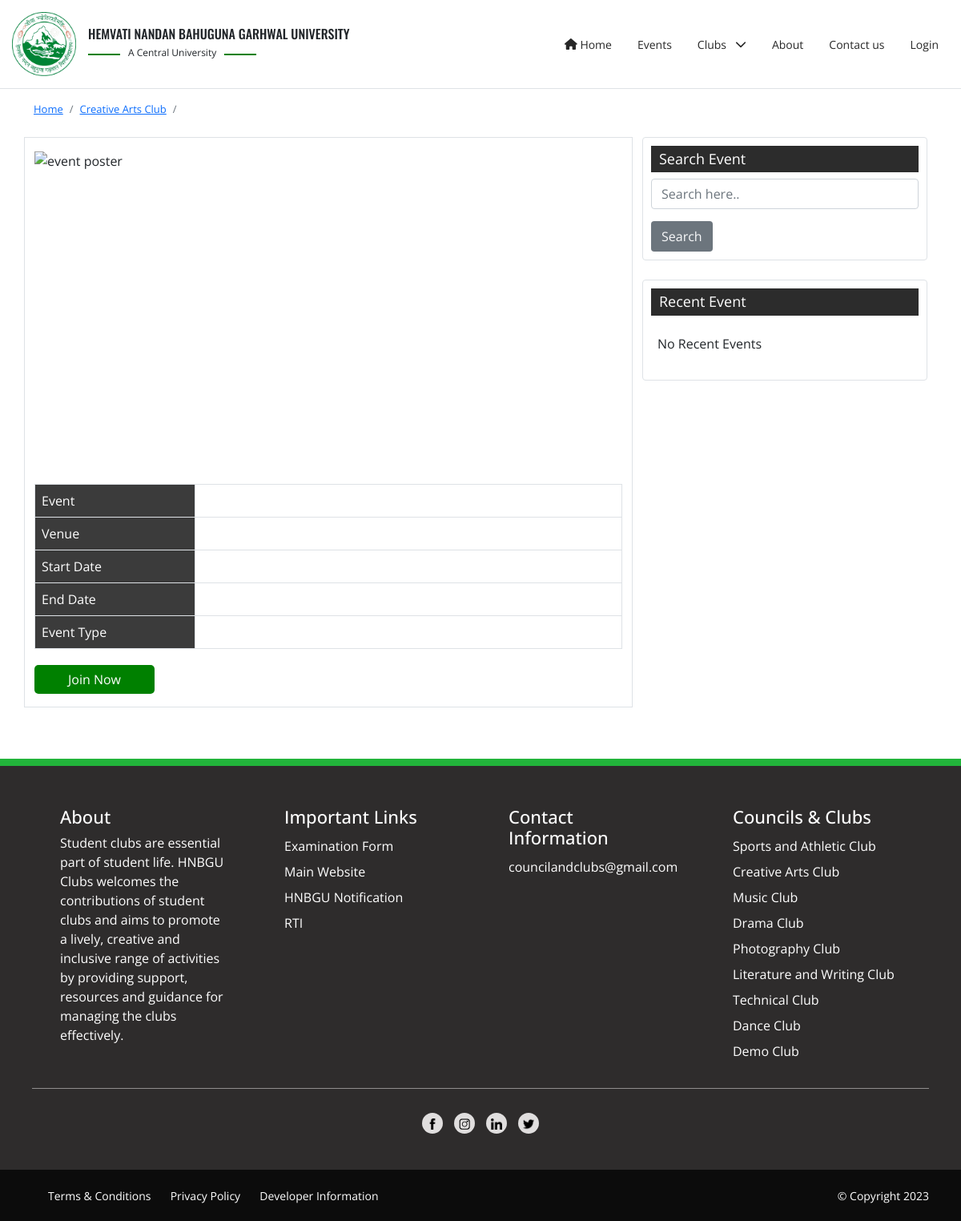
Screenshot of /event-view.php?cc_name=Creative Arts Club with the database file from the repository.
### tables this page shows
CREATE TABLE `club_info` (
  `id` int(11) NOT NULL,
  `club_name` varchar(100) NOT NULL,
  `club_description` varchar(6000) NOT NULL,
  `club_requirement` varchar(1000) NOT NULL,
  `c_image` varchar(100) NOT NULL,
  `club_table` varchar(1000) DEFAULT NULL,
  `verify` varchar(10) NOT NULL DEFAULT '0',
  `date` date NOT NULL DEFAULT current_timestamp()
);

### event-view.php (the view, shortened to what this page needs)
<?php
  include "master.php";
  include "header.php";
  $club_name = $_GET['cc_name'];
  $eventid = $_GET['event_id'];
  $sql_query = "SELECT * FROM `event-list` WHERE id= '{$eventid}'";
  $sql_output = mysqli_query($conn,$sql_query);
  $data = mysqli_fetch_assoc($sql_output);
?>
    <section id="event-details">
      <main class="container">
        <div class="row">
          <div class="col-md-12 mt-3">
            <nav aria-label="breadcrumb">
              <ol class="breadcrumb">
                <li class="breadcrumb-item"><a href="home">Home</a></li>
                <?php
                  $clubINFO = "SELECT * FROM club_info WHERE club_name='{$club_name}'";
                  $clubINFOQuery = mysqli_query($conn,$clubINFO);
                  if($clubINFOQuery){
                    $cDATA = mysqli_fetch_assoc($clubINFOQuery);
                    echo '<li class="breadcrumb-item"><a href="clubs?cc_name='.$cDATA['club_name'].'&club_id='.$cDATA['id'].'">'.$cDATA['club_name'].'</a></li>';
                  }
                ?>
                <li class="breadcrumb-item active" aria-current="page"><?php echo $data['event_name'] ?></li>
              </ol>
            </nav>
          </div>
          <div class="col-md-8">
            <div class="row mt-2 border py-3">
              <div class="col-md-12">
                <div class="event-container-details">
                  <div class="event-poster mb-3">
                    <img
                      src="upload-image/<?php echo $data['event_image']; ?>"
                      alt="event poster"
                      title="Event Poster"
                    />
                  </div>
                  <table class="table table-bordered ev-table">
                    <tr>
                      <td>Event</td>
                      <td><?php echo $data['event_name']; ?></td>
                    </tr>
                    <tr>
                      <td>Venue</td>
                      <td>
                      </td>
                    </tr>
                    <tr>
                      <td>Start Date</td>
                      <td><?php echo $data['start_date']; ?></td>
                    </tr>
                    <tr>
                      <td>End Date</td>
                      <td><?php echo $data['end_date']; ?></td>
                    </tr>
                    <tr>
                      <td>Event Type</td>
                      <td style="text-transform:capitalize"><?php echo $data['event_type']; ?></td>
                    </tr>
                  </table>
                 <?php
                  if($data['event_type'] === 'paid'){
                    echo '<a href="paidEvent" class="join-event">Proceed to Join</a>';
                  }else{
                 ?>
                  <a href="<?php echo (isset($_SESSION['register_id'])) ? 'joinEvent?ev_id='.$eventid.'&ev_tb='.$data['event_table'] : 'login' ?>" class="join-event">Join Now</a>
                <?php
                  }
                ?>
                </div>
              </div>
            </div>
          </div>
          <div class="col-md-4">
            <div class="row mt-2">
              <div class="col-md-12">
                <div class="event-search border rounded">
                  <h2>Search Event</h2>
                  <form action="#">
                    <input
                      type="search"
                      name="search"
                      id="search"
                      class="form-control"
                      placeholder="Search here.."
                    />
                    <input
                      type="submit"
                      value="Search"
                      class="btn bg-secondary text-light"
                    />
                  </form>
                </div>
              </div>
            </div>
            <div class="row mt-4">
              <div class="col-md-12">
                <div class="recent-events border rounded">
                  <h2>Recent Event</h2>
                  <?php include "recent-event.php"; ?>
                </div>
              </div>
            </div>
          </div>
        </div>
      </main>
    </section>
<?php include "footer.php" ?>

### footer.php
<div class="main-wrap">
        <div class="footer-wrap">
            <div class="footer-wrap-1">
                <div class="footer-section">
                    <h1>About</h1>
                    <p class='text-justify'>
                        Student clubs are essential part of student life. HNBGU Clubs welcomes the contributions of student clubs and aims to promote a lively, creative and inclusive range of activities by providing support, resources and guidance for managing the clubs effectively.
                    </p>
                </div>
                <div class="footer-section">
                    <h1>Important Links</h1>
                    <a href="https://online.hnbgu.ac.in/">Examination Form</a>
                    <a href="https://hnbgu.ac.in/">Main Website</a>
                    <a href="https://hnbgu.ac.in/notification-circulars">HNBGU Notification</a>
                    <a href="https://hnbgu.ac.in/right-to-information">RTI</a>
                </div>
                <div class="footer-section">
                    <h1>Contact Information</h1>
                    <a href="mailto:">councilandclubs@gmail.com</a>
                </div>
                <div class="footer-section">
                  <h1>Councils & Clubs</h1>
                  <?php
                    $club_list_footer = "SELECT * FROM club_info";
                    $club_list_footer_query = mysqli_query($conn,$club_list_footer);
                    if(mysqli_num_rows($club_list_footer_query)){
                      while($data = mysqli_fetch_assoc($club_list_footer_query)){
                        echo'<a href="'.$data['club_name'].'">'.$data['club_name'].'</a>';
                      }
                    }
                  ?>
                </div>
            </div>
            <div class="footer-wrap-2">
                <div class="line"></div>
                <div class="social-link">
                    <a href="https://www.instagram.com/hnbguclubs/?hl=en">
                        <img src="images/sm/fb.png" alt="Facebook">
                    </a>
                    <a href="https://www.instagram.com/hnbguclubs/?hl=en">
                        <img src="images/sm/ins.png" alt="Instagram">
                    </a>
                    <a href="https://www.instagram.com/hnbguclubs/?hl=en">
                        <img src="images/sm/linkedin.png" alt="linkedin">
                    </a>
                    <a href="https://www.instagram.com/hnbguclubs/?hl=en">
                        <img src="images/sm/twitter.png" alt="twitter">
                    </a>
                </div>
            </div>
        </div>
        <div class="footer-bottom">
            <div class="first-box">
                <a href="#">Terms & Conditions</a>
                <a href="#">Privacy Policy</a>
                <a href="https://github.com/surajaswal29">Developer Information</a>
            </div>
            <div class="last-box">
                <a href="#">&copy; Copyright <?php echo date('Y'); ?></a>
            </div>
        </div>
    </div>

### css/style.css (style rules this page uses)
:root { --hnbgu-color: rgb(0, 128, 0); --hnbgu-text-color: #fff; }
* { margin: 0; box-sizing: border-box; font-family: "Open Sans", sans-serif; }
body { overflow-x: hidden; }
.breadcrumb li a, .breadcrumb li { font-size: 13px; }
.main-wrap { width: 100%; background: #fff; }
.footer-wrap { position: relative; width: 100%; padding: 40px; background: rgb(46, 44, 44); }
.footer-wrap-1 { display: flex; }
.line { margin-top: 20px; width: 100%; height: 1px; background: rgb(143, 142, 142); }
.social-link { padding-top: 25px; text-align: center; }
.social-link a { text-decoration: none; height: 26px; display: inline-block; width: 26px; border-radius: 20px; margin: 5px; background: rgb(255, 255, 255); }
.social-link a img { width: 14px; height: 14px; }
.footer-bottom { background: rgb(12, 12, 12); width: 100%; padding: 20px; display: flex; justify-content: space-between; }
.footer-bottom a { color: #fff; font-size: 14px; margin-left: 20px; text-decoration: none; }
.first-box { margin-left: 20px; }
.last-box { margin-right: 20px; }
.event-search { padding: 10px; }
.event-search h2, .recent-events h2 { font-size: 18px; font-weight: 400; background-color: #2c2c2c; color: var(--hnbgu-text-color); padding: 6px 10px; }
.event-search input[type="submit"] { margin-top: 15px; }
.recent-events { padding: 10px; }
.event-container-details .event-poster { width: 100%; height: 400px; }
.ev-table tr td:first-of-type { width: 200px !important; }
.event-poster img { width: 100%; height: 100%; }
.event-container-details table tr td:first-of-type { background-color: #3b3b3b; color: var(--hnbgu-text-color); }
.event-container-details .join-event { background-color: var(--hnbgu-color); text-decoration: none; padding: 6px 15px; color: var(--hnbgu-text-color); border-radius: 5px; margin-top: 20px; display: block; width: 150px; text-align: center; }
.main-wrap { width: 100%; background: #fff; margin-top: 4rem; border-top: 0.6rem solid #22b43b; }
.footer-section { width: 25%; display: block; padding: 10px 35px; }
.footer-section p { color: #fff; font-size: 16px; }
.footer-section h1 { font-size: 22px; color: #fff; margin-bottom: 8px; }
.footer-section a { color: #fff; display: block; text-decoration: none; padding: 4px 0px; }
.social-link a { text-decoration: none; height: 26px; display: inline-block; width: 26px; border-radius: 20px; margin: 5px; background: rgb(224, 222, 222); }

### rows the page displays
club_info: club_name "Creative Arts Club"
club_info: club_name "Sports and Athletic Club"
club_info: club_name "Music Club"
club_info: club_name "Drama Club"
club_info: club_name "Photography Club"
club_info: club_name "Literature and Writing Club"
club_info: club_name "Technical Club"
club_info: club_name "Dance Club"
club_info: club_name "Demo Club"
